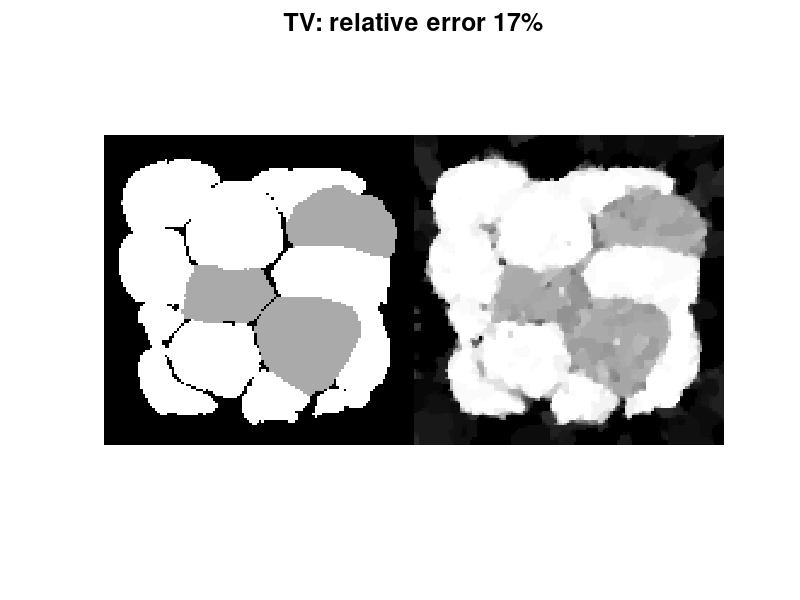

Recreate this plot in MATLAB.
% Plot the results of routine XR09_TV_comp.m
%
% Samuli Siltanen, October 2022

% Plot parameters
fsize     = 18;
gammacorr = .6;

% Load reconstruction and ground truth
load data/XR09_TV recn alpha max_iter
load data/sinograms groundtruth 

% Plot reconstruction image
figure(1)
clf
imagesc([groundtruth,recn].^gammacorr,[0,1])
colormap gray
axis equal
axis off
relerr = norm((groundtruth(:)-recn(:))/norm(groundtruth(:)));
title(['TV: relative error ', num2str(round(100*relerr)), '%'],'fontsize',fsize)

% % Show the result
% figure
% clf
% plotim = scale01(recn);
% plotim = plotim.^(.7); % gamma correction for image shades
% imagesc(plotim)
% axis equal
% axis off
% colormap(gray(256)) 
